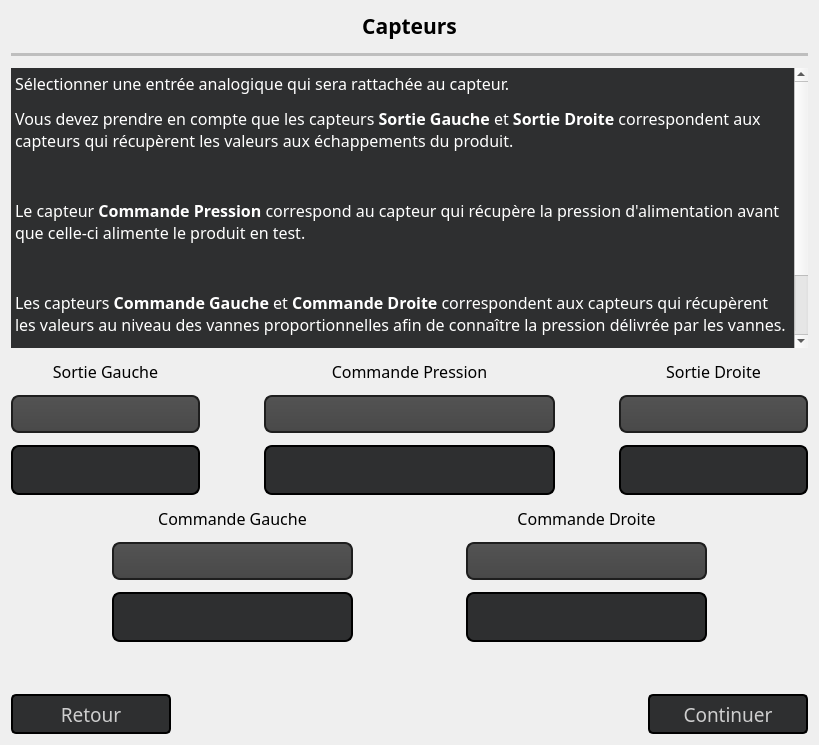
        <widget class="QWidget" name="pageCapteurs">
         <layout class="QGridLayout" name="gridLayout_19">
          <item row="0" column="0">
           <layout class="QVBoxLayout" name="verticalLayout_24">
            <property name="spacing">
             <number>12</number>
            </property>
            <item>
             <layout class="QVBoxLayout" name="verticalLayout_25">
              <item>
               <widget class="QLabel" name="labelConfigTitre_7">
                <property name="sizePolicy">
                 <sizepolicy hsizetype="Preferred" vsizetype="Maximum">
                  <horstretch>0</horstretch>
                  <verstretch>0</verstretch>
                 </sizepolicy>
                </property>
                <property name="font">
                 <font>
                  <family>Quicksand SemiBold</family>
                  <pointsize>16</pointsize>
                  <weight>75</weight>
                  <bold>true</bold>
                 </font>
                </property>
                <property name="styleSheet">
                 <string notr="true">QLabel#labelConfigTitre{
	color: rgb(255, 255, 255);
}</string>
                </property>
                <property name="text">
                 <string>Capteurs</string>
                </property>
                <property name="alignment">
                 <set>Qt::AlignCenter</set>
                </property>
                <property name="textInteractionFlags">
                 <set>Qt::NoTextInteraction</set>
                </property>
               </widget>
              </item>
              <item>
               <widget class="Line" name="line_7">
                <property name="enabled">
                 <bool>false</bool>
                </property>
                <property name="sizePolicy">
                 <sizepolicy hsizetype="Minimum" vsizetype="Maximum">
                  <horstretch>0</horstretch>
                  <verstretch>0</verstretch>
                 </sizepolicy>
                </property>
                <property name="minimumSize">
                 <size>
                  <width>0</width>
                  <height>0</height>
                 </size>
                </property>
                <property name="maximumSize">
                 <size>
                  <width>16777215</width>
                  <height>3</height>
                 </size>
                </property>
                <property name="autoFillBackground">
                 <bool>false</bool>
                </property>
                <property name="frameShadow">
                 <enum>QFrame::Plain</enum>
                </property>
                <property name="lineWidth">
                 <number>5</number>
                </property>
                <property name="orientation">
                 <enum>Qt::Horizontal</enum>
                </property>
               </widget>
              </item>
             </layout>
            </item>
            <item>
             <widget class="QTextEdit" name="tEInfoCapteurs">
              <property name="sizePolicy">
               <sizepolicy hsizetype="Expanding" vsizetype="Expanding">
                <horstretch>0</horstretch>
                <verstretch>0</verstretch>
               </sizepolicy>
              </property>
              <property name="minimumSize">
               <size>
                <width>797</width>
                <height>280</height>
               </size>
              </property>
              <property name="font">
               <font>
                <family>Quicksand Medium</family>
               </font>
              </property>
              <property name="styleSheet">
               <string notr="true">QTextEdit#tEInfoCapteurs{
	background-color: rgb(46, 47, 48);
	color: rgb(255, 255, 255);
}</string>
              </property>
              <property name="frameShape">
               <enum>QFrame::NoFrame</enum>
              </property>
              <property name="html">
               <string>&lt;!DOCTYPE HTML PUBLIC &quot;-//W3C//DTD HTML 4.0//EN&quot; &quot;http://www.w3.org/TR/REC-html40/strict.dtd&quot;&gt;
&lt;html&gt;&lt;head&gt;&lt;meta name=&quot;qrichtext&quot; content=&quot;1&quot; /&gt;&lt;style type=&quot;text/css&quot;&gt;
p, li { white-space: pre-wrap; }
&lt;/style&gt;&lt;/head&gt;&lt;body style=&quot; font-family:'Quicksand Medium'; font-size:7.8pt; font-weight:400; font-style:normal;&quot;&gt;
&lt;p style=&quot; margin-top:12px; margin-bottom:12px; margin-left:0px; margin-right:0px; -qt-block-indent:0; text-indent:0px;&quot;&gt;&lt;span style=&quot; font-size:12pt;&quot;&gt;Sélectionner une entrée analogique qui sera rattachée au capteur.&lt;/span&gt;&lt;/p&gt;
&lt;p style=&quot; margin-top:12px; margin-bottom:12px; margin-left:0px; margin-right:0px; -qt-block-indent:0; text-indent:0px;&quot;&gt;&lt;span style=&quot; font-size:12pt;&quot;&gt;Vous devez prendre en compte que les capteurs &lt;/span&gt;&lt;span style=&quot; font-size:12pt; font-weight:600;&quot;&gt;Sortie Gauche&lt;/span&gt;&lt;span style=&quot; font-size:12pt;&quot;&gt; et &lt;/span&gt;&lt;span style=&quot; font-size:12pt; font-weight:600;&quot;&gt;Sortie Droite&lt;/span&gt;&lt;span style=&quot; font-size:12pt;&quot;&gt; correspondent aux capteurs qui récupèrent les valeurs aux échappements du produit.&lt;/span&gt;&lt;/p&gt;
&lt;p style=&quot;-qt-paragraph-type:empty; margin-top:12px; margin-bottom:12px; margin-left:0px; margin-right:0px; -qt-block-indent:0; text-indent:0px; font-size:12pt;&quot;&gt;&lt;br /&gt;&lt;/p&gt;
&lt;p style=&quot; margin-top:12px; margin-bottom:12px; margin-left:0px; margin-right:0px; -qt-block-indent:0; text-indent:0px;&quot;&gt;&lt;span style=&quot; font-size:12pt;&quot;&gt;Le capteur &lt;/span&gt;&lt;span style=&quot; font-size:12pt; font-weight:600;&quot;&gt;Commande Pression&lt;/span&gt;&lt;span style=&quot; font-size:12pt;&quot;&gt; correspond au capteur qui récupère la pression d'alimentation avant que celle-ci alimente le produit en test.&lt;/span&gt;&lt;/p&gt;
&lt;p style=&quot;-qt-paragraph-type:empty; margin-top:12px; margin-bottom:12px; margin-left:0px; margin-right:0px; -qt-block-indent:0; text-indent:0px; font-size:12pt;&quot;&gt;&lt;br /&gt;&lt;/p&gt;
&lt;p style=&quot; margin-top:12px; margin-bottom:12px; margin-left:0px; margin-right:0px; -qt-block-indent:0; text-indent:0px;&quot;&gt;&lt;span style=&quot; font-size:12pt;&quot;&gt;Les capteurs &lt;/span&gt;&lt;span style=&quot; font-size:12pt; font-weight:600;&quot;&gt;Commande Gauche&lt;/span&gt;&lt;span style=&quot; font-size:12pt;&quot;&gt; et &lt;/span&gt;&lt;span style=&quot; font-size:12pt; font-weight:600;&quot;&gt;Commande Droite&lt;/span&gt;&lt;span style=&quot; font-size:12pt;&quot;&gt; correspondent aux capteurs qui récupèrent les valeurs au niveau des vannes proportionnelles afin de connaître la pression délivrée par les vannes.&lt;/span&gt;&lt;/p&gt;
&lt;p style=&quot;-qt-paragraph-type:empty; margin-top:12px; margin-bottom:12px; margin-left:0px; margin-right:0px; -qt-block-indent:0; text-indent:0px; font-size:12pt;&quot;&gt;&lt;br /&gt;&lt;/p&gt;
&lt;p style=&quot; margin-top:12px; margin-bottom:12px; margin-left:0px; margin-right:0px; -qt-block-indent:0; text-indent:0px;&quot;&gt;&lt;span style=&quot; font-size:12pt;&quot;&gt;C'est optionnel, mais il est également possible de renseigner l'intervalle de pression que retourne le capteur dans le champ en dessous de chaque sélectionneur d'entrée analogique.&lt;/span&gt;&lt;/p&gt;&lt;/body&gt;&lt;/html&gt;</string>
              </property>
             </widget>
            </item>
            <item>
             <layout class="QGridLayout" name="gridLayout_18">
              <item row="0" column="0" colspan="2">
               <layout class="QVBoxLayout" name="verticalLayout_26">
                <item>
                 <widget class="QLabel" name="label_11">
                  <property name="font">
                   <font>
                    <family>Quicksand Medium</family>
                    <pointsize>12</pointsize>
                   </font>
                  </property>
                  <property name="text">
                   <string>Sortie Gauche</string>
                  </property>
                  <property name="alignment">
                   <set>Qt::AlignCenter</set>
                  </property>
                 </widget>
                </item>
                <item>
                 <widget class="QComboBox" name="cBAICapteurSortieG">
                  <property name="sizePolicy">
                   <sizepolicy hsizetype="Expanding" vsizetype="Fixed">
                    <horstretch>0</horstretch>
                    <verstretch>0</verstretch>
                   </sizepolicy>
                  </property>
                  <property name="minimumSize">
                   <size>
                    <width>0</width>
                    <height>38</height>
                   </size>
                  </property>
                  <property name="font">
                   <font>
                    <family>Quicksand SemiBold</family>
                    <pointsize>12</pointsize>
                    <weight>75</weight>
                    <bold>true</bold>
                   </font>
                  </property>
                  <property name="styleSheet">
                   <string notr="true">QComboBox#cBAICapteurSortieG
{
	color: rgb(208, 208, 208);
    background-color: QLinearGradient( x1: 0, y1: 0, x2: 0, y2: 1, stop: 0 #565656, stop: 0.1 #525252, stop: 0.5 #4e4e4e, stop: 0.9 #4a4a4a, stop: 1 #464646);
    border: 2px solid #1e1e1e;
    border-radius: 8px;
    padding: 1px 0px 1px 10px;
}

QComboBox#cBAICapteurSortieG:hover
{
    border: 2px solid black;
    color: white;
}

QComboBox#cBAICapteurSortieG QAbstractItemView
{
	background-color: rgb(46, 47, 48);
	border: 2px solid black;
	selection-background-color: rgb(81, 81, 81);
	border-top: none;
}

QComboBox#cBAICapteurSortieG::drop-down
{
     subcontrol-origin: padding;
     subcontrol-position: top right;
     width: 15px;
     color: white;
     border-left-color: darkgray;
     padding-left: 10px;
 }

</string>
                  </property>
                 </widget>
                </item>
                <item>
                 <widget class="QLineEdit" name="lECapteurSortieG">
                  <property name="minimumSize">
                   <size>
                    <width>0</width>
                    <height>50</height>
                   </size>
                  </property>
                  <property name="font">
                   <font>
                    <family>Quicksand</family>
                    <pointsize>10</pointsize>
                    <weight>50</weight>
                    <bold>false</bold>
                   </font>
                  </property>
                  <property name="styleSheet">
                   <string notr="true">QLineEdit#lECapteurSortieG{
	color: rgb(255, 255, 255);
	background-color: rgb(46, 47, 48);
	border: 2px solid black;
	border-radius: 8px;
	padding-left: 5px;
}</string>
                  </property>
                  <property name="text">
                   <string/>
                  </property>
                  <property name="readOnly">
                   <bool>false</bool>
                  </property>
                 </widget>
                </item>
               </layout>
              </item>
              <item row="0" column="2">
               <spacer name="horizontalSpacer_23">
                <property name="orientation">
                 <enum>Qt::Horizontal</enum>
                </property>
                <property name="sizeType">
                 <enum>QSizePolicy::Maximum</enum>
                </property>
                <property name="sizeHint" stdset="0">
                 <size>
                  <width>40</width>
                  <height>20</height>
                 </size>
                </property>
               </spacer>
              </item>
              <item row="0" column="3" colspan="3">
               <layout class="QVBoxLayout" name="verticalLayout_27">
                <item>
                 <widget class="QLabel" name="label_12">
                  <property name="font">
                   <font>
                    <family>Quicksand Medium</family>
                    <pointsize>12</pointsize>
                   </font>
                  </property>
                  <property name="text">
                   <string>Commande Pression</string>
                  </property>
                  <property name="alignment">
                   <set>Qt::AlignCenter</set>
                  </property>
                 </widget>
                </item>
                <item>
                 <widget class="QComboBox" name="cBAICapteurCmdP">
                  <property name="sizePolicy">
                   <sizepolicy hsizetype="Expanding" vsizetype="Fixed">
                    <horstretch>0</horstretch>
                    <verstretch>0</verstretch>
                   </sizepolicy>
                  </property>
                  <property name="minimumSize">
                   <size>
                    <width>0</width>
                    <height>38</height>
                   </size>
                  </property>
                  <property name="font">
                   <font>
                    <family>Quicksand SemiBold</family>
                    <pointsize>12</pointsize>
                    <weight>75</weight>
                    <bold>true</bold>
                   </font>
                  </property>
                  <property name="styleSheet">
                   <string notr="true">QComboBox#cBAICapteurCmdP
{
	color: rgb(208, 208, 208);
    background-color: QLinearGradient( x1: 0, y1: 0, x2: 0, y2: 1, stop: 0 #565656, stop: 0.1 #525252, stop: 0.5 #4e4e4e, stop: 0.9 #4a4a4a, stop: 1 #464646);
    border: 2px solid #1e1e1e;
    border-radius: 8px;
    padding: 1px 0px 1px 10px;
}

QComboBox#cBAICapteurCmdP:hover
{
    border: 2px solid black;
    color: white;
}

QComboBox#cBAICapteurCmdP QAbstractItemView
{
	background-color: rgb(46, 47, 48);
	border: 2px solid black;
	selection-background-color: rgb(81, 81, 81);
	border-top: none;
}

QComboBox#cBAICapteurCmdP::drop-down
{
     subcontrol-origin: padding;
     subcontrol-position: top right;
     width: 15px;
     color: white;
     border-left-color: darkgray;
     padding-left: 10px;
 }

</string>
                  </property>
                 </widget>
                </item>
                <item>
                 <widget class="QLineEdit" name="lECapteurCmdP">
                  <property name="minimumSize">
                   <size>
                    <width>0</width>
                    <height>50</height>
                   </size>
                  </property>
                  <property name="font">
                   <font>
                    <family>Quicksand</family>
                    <pointsize>10</pointsize>
                    <weight>50</weight>
                    <bold>false</bold>
                   </font>
                  </property>
                  <property name="styleSheet">
                   <string notr="true">QLineEdit#lECapteurCmdP{
	color: rgb(255, 255, 255);
	background-color: rgb(46, 47, 48);
	border: 2px solid black;
	border-radius: 8px;
	padding-left: 5px;
}</string>
                  </property>
                  <property name="text">
                   <string/>
                  </property>
                  <property name="readOnly">
                   <bool>false</bool>
                  </property>
                 </widget>
                </item>
               </layout>
              </item>
              <item row="0" column="6">
               <spacer name="horizontalSpacer_24">
                <property name="orientation">
                 <enum>Qt::Horizontal</enum>
                </property>
                <property name="sizeType">
                 <enum>QSizePolicy::Maximum</enum>
                </property>
                <property name="sizeHint" stdset="0">
                 <size>
                  <width>40</width>
                  <height>20</height>
                 </size>
                </property>
               </spacer>
              </item>
              <item row="0" column="7" colspan="2">
               <layout class="QVBoxLayout" name="verticalLayout_28">
                <item>
                 <widget class="QLabel" name="label_13">
                  <property name="font">
                   <font>
                    <family>Quicksand Medium</family>
                    <pointsize>12</pointsize>
                   </font>
                  </property>
                  <property name="text">
                   <string>Sortie Droite</string>
                  </property>
                  <property name="alignment">
                   <set>Qt::AlignCenter</set>
                  </property>
                 </widget>
                </item>
                <item>
                 <widget class="QComboBox" name="cBAICapteurSortieD">
                  <property name="sizePolicy">
                   <sizepolicy hsizetype="Expanding" vsizetype="Fixed">
                    <horstretch>0</horstretch>
                    <verstretch>0</verstretch>
                   </sizepolicy>
                  </property>
                  <property name="minimumSize">
                   <size>
                    <width>0</width>
                    <height>38</height>
                   </size>
                  </property>
                  <property name="font">
                   <font>
                    <family>Quicksand SemiBold</family>
                    <pointsize>12</pointsize>
                    <weight>75</weight>
                    <bold>true</bold>
                   </font>
                  </property>
                  <property name="styleSheet">
                   <string notr="true">QComboBox#cBAICapteurSortieD
{
	color: rgb(208, 208, 208);
    background-color: QLinearGradient( x1: 0, y1: 0, x2: 0, y2: 1, stop: 0 #565656, stop: 0.1 #525252, stop: 0.5 #4e4e4e, stop: 0.9 #4a4a4a, stop: 1 #464646);
    border: 2px solid #1e1e1e;
    border-radius: 8px;
    padding: 1px 0px 1px 10px;
}

QComboBox#cBAICapteurSortieD:hover
{
    border: 2px solid black;
    color: white;
}

QComboBox#cBAICapteurSortieD QAbstractItemView
{
	background-color: rgb(46, 47, 48);
	border: 2px solid black;
	selection-background-color: rgb(81, 81, 81);
	border-top: none;
}

QComboBox#cBAICapteurSortieD::drop-down
{
     subcontrol-origin: padding;
     subcontrol-position: top right;
     width: 15px;
     color: white;
     border-left-color: darkgray;
     padding-left: 10px;
 }

</string>
                  </property>
                 </widget>
                </item>
                <item>
                 <widget class="QLineEdit" name="lECapteurSortieD">
                  <property name="minimumSize">
                   <size>
                    <width>0</width>
                    <height>50</height>
                   </size>
                  </property>
                  <property name="font">
                   <font>
                    <family>Quicksand</family>
                    <pointsize>10</pointsize>
                    <weight>50</weight>
                    <bold>false</bold>
                   </font>
                  </property>
                  <property name="styleSheet">
                   <string notr="true">QLineEdit#lECapteurSortieD{
	color: rgb(255, 255, 255);
	background-color: rgb(46, 47, 48);
	border: 2px solid black;
	border-radius: 8px;
	padding-left: 5px;
}</string>
                  </property>
                  <property name="text">
                   <string/>
                  </property>
                  <property name="readOnly">
                   <bool>false</bool>
                  </property>
                 </widget>
                </item>
               </layout>
              </item>
              <item row="1" column="0">
               <spacer name="horizontalSpacer_27">
                <property name="orientation">
                 <enum>Qt::Horizontal</enum>
                </property>
                <property name="sizeType">
                 <enum>QSizePolicy::Maximum</enum>
                </property>
                <property name="sizeHint" stdset="0">
                 <size>
                  <width>40</width>
                  <height>20</height>
                 </size>
                </property>
               </spacer>
              </item>
              <item row="1" column="1" colspan="3">
               <layout class="QVBoxLayout" name="verticalLayout_29">
                <item>
                 <widget class="QLabel" name="label_14">
                  <property name="font">
                   <font>
                    <family>Quicksand Medium</family>
                    <pointsize>12</pointsize>
                   </font>
                  </property>
                  <property name="text">
                   <string>Commande Gauche</string>
                  </property>
                  <property name="alignment">
                   <set>Qt::AlignCenter</set>
                  </property>
                 </widget>
                </item>
                <item>
                 <widget class="QComboBox" name="cBAICapteurCmdG">
                  <property name="sizePolicy">
                   <sizepolicy hsizetype="Expanding" vsizetype="Fixed">
                    <horstretch>0</horstretch>
                    <verstretch>0</verstretch>
                   </sizepolicy>
                  </property>
                  <property name="minimumSize">
                   <size>
                    <width>0</width>
                    <height>38</height>
                   </size>
                  </property>
                  <property name="font">
                   <font>
                    <family>Quicksand SemiBold</family>
                    <pointsize>12</pointsize>
                    <weight>75</weight>
                    <bold>true</bold>
                   </font>
                  </property>
                  <property name="styleSheet">
                   <string notr="true">QComboBox#cBAICapteurCmdG
{
	color: rgb(208, 208, 208);
    background-color: QLinearGradient( x1: 0, y1: 0, x2: 0, y2: 1, stop: 0 #565656, stop: 0.1 #525252, stop: 0.5 #4e4e4e, stop: 0.9 #4a4a4a, stop: 1 #464646);
    border: 2px solid #1e1e1e;
    border-radius: 8px;
    padding: 1px 0px 1px 10px;
}

QComboBox#cBAICapteurCmdG:hover
{
    border: 2px solid black;
    color: white;
}

QComboBox#cBAICapteurCmdG QAbstractItemView
{
	background-color: rgb(46, 47, 48);
	border: 2px solid black;
	selection-background-color: rgb(81, 81, 81);
	border-top: none;
}

QComboBox#cBAICapteurCmdG::drop-down
{
     subcontrol-origin: padding;
     subcontrol-position: top right;
     width: 15px;
     color: white;
     border-left-color: darkgray;
     padding-left: 10px;
 }

</string>
                  </property>
                 </widget>
                </item>
                <item>
                 <widget class="QLineEdit" name="lECapteurCmdG">
                  <property name="minimumSize">
                   <size>
                    <width>0</width>
                    <height>50</height>
                   </size>
                  </property>
                  <property name="font">
                   <font>
                    <family>Quicksand</family>
                    <pointsize>10</pointsize>
                    <weight>50</weight>
                    <bold>false</bold>
                   </font>
                  </property>
                  <property name="styleSheet">
                   <string notr="true">QLineEdit#lECapteurCmdG{
	color: rgb(255, 255, 255);
	background-color: rgb(46, 47, 48);
	border: 2px solid black;
	border-radius: 8px;
	padding-left: 5px;
}</string>
                  </property>
                  <property name="text">
                   <string/>
                  </property>
                  <property name="readOnly">
                   <bool>false</bool>
                  </property>
                 </widget>
                </item>
               </layout>
              </item>
              <item row="1" column="4">
               <spacer name="horizontalSpacer_26">
                <property name="orientation">
                 <enum>Qt::Horizontal</enum>
                </property>
                <property name="sizeType">
                 <enum>QSizePolicy::Maximum</enum>
                </property>
                <property name="sizeHint" stdset="0">
                 <size>
                  <width>40</width>
                  <height>20</height>
                 </size>
                </property>
               </spacer>
              </item>
              <item row="1" column="5" colspan="3">
               <layout class="QVBoxLayout" name="verticalLayout_30">
                <item>
                 <widget class="QLabel" name="label_15">
                  <property name="font">
                   <font>
                    <family>Quicksand Medium</family>
                    <pointsize>12</pointsize>
                   </font>
                  </property>
                  <property name="text">
                   <string>Commande Droite</string>
                  </property>
                  <property name="alignment">
                   <set>Qt::AlignCenter</set>
                  </property>
                 </widget>
                </item>
                <item>
                 <widget class="QComboBox" name="cBAICapteurCmdD">
                  <property name="sizePolicy">
                   <sizepolicy hsizetype="Expanding" vsizetype="Fixed">
                    <horstretch>0</horstretch>
                    <verstretch>0</verstretch>
                   </sizepolicy>
                  </property>
                  <property name="minimumSize">
                   <size>
                    <width>0</width>
                    <height>38</height>
                   </size>
                  </property>
                  <property name="font">
                   <font>
                    <family>Quicksand SemiBold</family>
                    <pointsize>12</pointsize>
                    <weight>75</weight>
                    <bold>true</bold>
                   </font>
                  </property>
                  <property name="styleSheet">
                   <string notr="true">QComboBox#cBAICapteurCmdD
{
	color: rgb(208, 208, 208);
    background-color: QLinearGradient( x1: 0, y1: 0, x2: 0, y2: 1, stop: 0 #565656, stop: 0.1 #525252, stop: 0.5 #4e4e4e, stop: 0.9 #4a4a4a, stop: 1 #464646);
    border: 2px solid #1e1e1e;
    border-radius: 8px;
    padding: 1px 0px 1px 10px;
}

QComboBox#cBAICapteurCmdD:hover
{
    border: 2px solid black;
    color: white;
}

QComboBox#cBAICapteurCmdD QAbstractItemView
{
	background-color: rgb(46, 47, 48);
	border: 2px solid black;
	selection-background-color: rgb(81, 81, 81);
	border-top: none;
}

QComboBox#cBAICapteurCmdD::drop-down
{
     subcontrol-origin: padding;
     subcontrol-position: top right;
     width: 15px;
     color: white;
     border-left-color: darkgray;
     padding-left: 10px;
 }

</string>
                  </property>
                 </widget>
                </item>
                <item>
                 <widget class="QLineEdit" name="lECapteurCmdD">
                  <property name="minimumSize">
                   <size>
                    <width>0</width>
                    <height>50</height>
                   </size>
                  </property>
                  <property name="font">
                   <font>
                    <family>Quicksand</family>
                    <pointsize>10</pointsize>
                    <weight>50</weight>
                    <bold>false</bold>
                   </font>
                  </property>
                  <property name="styleSheet">
                   <string notr="true">QLineEdit#lECapteurCmdD{
	color: rgb(255, 255, 255);
	background-color: rgb(46, 47, 48);
	border: 2px solid black;
	border-radius: 8px;
	padding-left: 5px;
}</string>
                  </property>
                  <property name="text">
                   <string/>
                  </property>
                  <property name="readOnly">
                   <bool>false</bool>
                  </property>
                 </widget>
                </item>
               </layout>
              </item>
              <item row="1" column="8">
               <spacer name="horizontalSpacer_28">
                <property name="orientation">
                 <enum>Qt::Horizontal</enum>
                </property>
                <property name="sizeType">
                 <enum>QSizePolicy::Maximum</enum>
                </property>
                <property name="sizeHint" stdset="0">
                 <size>
                  <width>40</width>
                  <height>20</height>
                 </size>
                </property>
               </spacer>
              </item>
             </layout>
            </item>
            <item>
             <spacer name="verticalSpacer_11">
              <property name="orientation">
               <enum>Qt::Vertical</enum>
              </property>
              <property name="sizeType">
               <enum>QSizePolicy::Expanding</enum>
              </property>
              <property name="sizeHint" stdset="0">
               <size>
                <width>20</width>
                <height>40</height>
               </size>
              </property>
             </spacer>
            </item>
            <item>
             <layout class="QHBoxLayout" name="horizontalLayout_21">
              <item>
               <widget class="QPushButton" name="pBRetour_3">
                <property name="enabled">
                 <bool>true</bool>
                </property>
                <property name="minimumSize">
                 <size>
                  <width>160</width>
                  <height>40</height>
                 </size>
                </property>
                <property name="maximumSize">
                 <size>
                  <width>160</width>
                  <height>40</height>
                 </size>
                </property>
                <property name="sizeIncrement">
                 <size>
                  <width>0</width>
                  <height>0</height>
                 </size>
                </property>
                <property name="font">
                 <font>
                  <family>Quicksand Medium</family>
                  <pointsize>14</pointsize>
                  <weight>50</weight>
                  <bold>false</bold>
                 </font>
                </property>
                <property name="styleSheet">
                 <string notr="true">QPushButton#pBRetour_3:hover{
	color: rgb(255, 255, 255);
	background-color: rgba(255, 0, 0, 70);
	border-color: rgb(98, 98, 98);
}

QPushButton#pBRetour_3{
	background-color: rgb(46, 47, 48);
	color: rgb(206, 206, 206);
	border: 2px solid black;
	border-radius: 5;
}</string>
                </property>
                <property name="text">
                 <string>Retour</string>
                </property>
               </widget>
              </item>
              <item>
               <spacer name="horizontalSpacer_25">
                <property name="orientation">
                 <enum>Qt::Horizontal</enum>
                </property>
                <property name="sizeHint" stdset="0">
                 <size>
                  <width>40</width>
                  <height>20</height>
                 </size>
                </property>
               </spacer>
              </item>
              <item>
               <widget class="QPushButton" name="pBContinuerConfig_4">
                <property name="enabled">
                 <bool>true</bool>
                </property>
                <property name="minimumSize">
                 <size>
                  <width>160</width>
                  <height>40</height>
                 </size>
                </property>
                <property name="maximumSize">
                 <size>
                  <width>220</width>
                  <height>40</height>
                 </size>
                </property>
                <property name="sizeIncrement">
                 <size>
                  <width>0</width>
                  <height>0</height>
                 </size>
                </property>
                <property name="font">
                 <font>
                  <family>Quicksand Medium</family>
                  <pointsize>14</pointsize>
                  <weight>50</weight>
                  <bold>false</bold>
                 </font>
                </property>
                <property name="styleSheet">
                 <string notr="true">QPushButton#pBContinuerConfig_4:hover{
	color: rgb(255, 255, 255);
	background-color: rgba(0, 170, 0, 60);
	border-color: rgb(98, 98, 98);
}

QPushButton#pBContinuerConfig_4{
	background-color: rgb(46, 47, 48);
	color: rgb(206, 206, 206);
	border: 2px solid black;
	border-radius: 5;
}</string>
                </property>
                <property name="text">
                 <string>Continuer</string>
                </property>
               </widget>
              </item>
             </layout>
            </item>
           </layout>
          </item>
         </layout>
        </widget>
